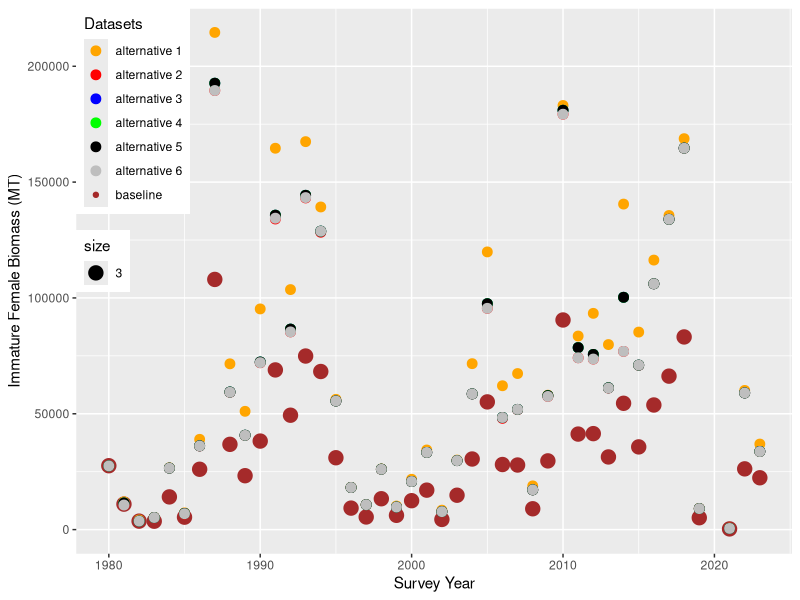
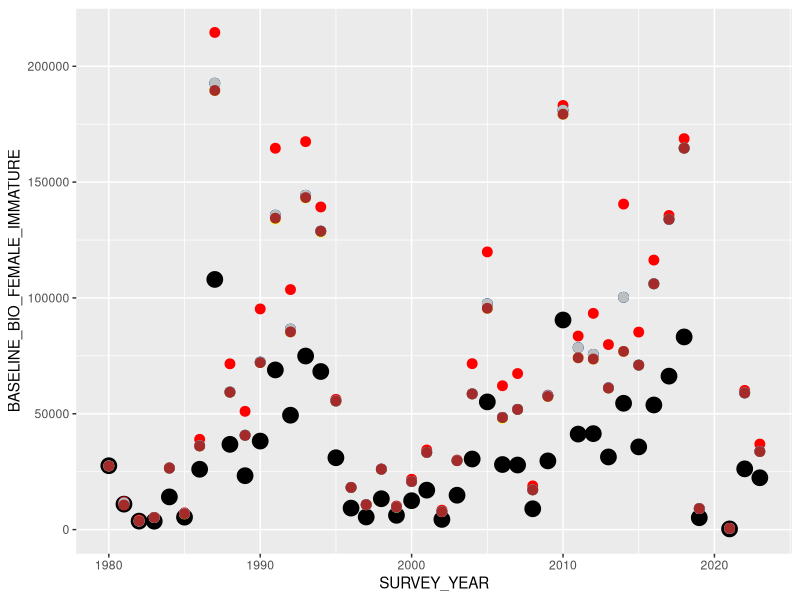

The R source for these figures, in order: (Note: this script raises an error after producing the figures.)
library(tidyverse)
library(ggplot2)
library(dplyr)

##### Import data
base_bio<-read_csv("./Data/EBS/co_bio_baseline.csv")
alt_1_bio<-read_csv("./Data/EBS/co_bio_alt_strata_1.csv")
alt_2_bio<-read_csv("./Data/EBS/co_bio_alt_strata_2.csv")
alt_3_bio<-read_csv("./Data/EBS/co_bio_alt_strata_3.csv")
alt_4_bio<-read_csv("./Data/EBS/co_bio_alt_strata_4.csv")
alt_5_bio<-read_csv("./Data/EBS/co_bio_alt_strata_5.csv")
alt_6_bio<-read_csv("./Data/EBS/co_bio_alt_strata_6.csv")

base_abun<-read_csv("./Data/EBS/co_abun_baseline.csv")
alt_1_abun<-read_csv("./Data/EBS/co_abun_alt_strata_1.csv")
alt_2_abun<-read_csv("./Data/EBS/co_abun_alt_strata_2.csv")
alt_3_abun<-read_csv("./Data/EBS/co_abun_alt_strata_3.csv")
alt_4_abun<-read_csv("./Data/EBS/co_abun_alt_strata_4.csv")
alt_5_abun<-read_csv("./Data/EBS/co_abun_alt_strata_5.csv")
alt_6_abun<-read_csv("./Data/EBS/co_abun_alt_strata_6.csv")

base_abun
#########  biomass
base_bio %>%
  select(SURVEY_YEAR, BIOMASS_FEMALE_IMMATURE, CV_BIOMASS_FEMALE_IMMATURE, CI_BIOMASS_FEMALE_IMMATURE) %>%
  rename_all(~c("SURVEY_YEAR", "BASELINE_BIO_FEMALE_IMMATURE", "BASELINE_CV_BIO_FEMALE_IMMATURE", "BASELINE_CI_BIO_FEMALE_IMMATURE")) -> base_immatfembio
  
alt_1_bio %>% 
  select(BIOMASS_FEMALE_IMMATURE, CV_BIOMASS_FEMALE_IMMATURE, CI_BIOMASS_FEMALE_IMMATURE) %>%
     rename_all(~c("ALT1_BIO_FEMALE_IMMATURE", "ALT1_CV_BIO_FEMALE_IMMATURE", "ALT1_CI_BIO_FEMALE_IMMATURE"))-> alt_1_immatfembio

alt_2_bio %>% 
  select(BIOMASS_FEMALE_IMMATURE, CV_BIOMASS_FEMALE_IMMATURE, CI_BIOMASS_FEMALE_IMMATURE) %>%
   rename_all(~c("ALT2_BIO_FEMALE_IMMATURE", "ALT2_CV_BIO_FEMALE_IMMATURE", "ALT2_CI_BIO_FEMALE_IMMATURE"))-> alt_2_immatfembio

alt_3_bio %>% 
  select(BIOMASS_FEMALE_IMMATURE, CV_BIOMASS_FEMALE_IMMATURE, CI_BIOMASS_FEMALE_IMMATURE) %>%
   rename_all(~c("ALT3_BIO_FEMALE_IMMATURE", "ALT3_CV_BIO_FEMALE_IMMATURE", "ALT3_CI_BIO_FEMALE_IMMATURE"))-> alt_3_immatfembio

alt_4_bio %>% 
  select(BIOMASS_FEMALE_IMMATURE, CV_BIOMASS_FEMALE_IMMATURE, CI_BIOMASS_FEMALE_IMMATURE) %>%
   rename_all(~c("ALT4_BIO_FEMALE_IMMATURE", "ALT4_CV_BIO_FEMALE_IMMATURE", "ALT4_CI_BIO_FEMALE_IMMATURE"))-> alt_4_immatfembio

alt_5_bio %>% 
  select(BIOMASS_FEMALE_IMMATURE, CV_BIOMASS_FEMALE_IMMATURE, CI_BIOMASS_FEMALE_IMMATURE) %>%
  rename_all(~c("ALT5_BIO_FEMALE_IMMATURE", "ALT5_CV_BIO_FEMALE_IMMATURE", "ALT5_CI_BIO_FEMALE_IMMATURE"))-> alt_5_immatfembio

alt_6_bio %>% 
  select(BIOMASS_FEMALE_IMMATURE, CV_BIOMASS_FEMALE_IMMATURE, CI_BIOMASS_FEMALE_IMMATURE) %>%
  rename_all(~c("ALT6_BIO_FEMALE_IMMATURE", "ALT6_CV_BIO_FEMALE_IMMATURE", "ALT6_CI_BIO_FEMALE_IMMATURE"))-> alt_6_immatfembio

all_bio<-as.data.frame(cbind(base_immatfembio, alt_1_immatfembio, alt_2_immatfembio, alt_3_immatfembio, 
                             alt_4_immatfembio, alt_5_immatfembio, alt_6_immatfembio))
###########

base_abun %>%
  select(SURVEY_YEAR, NUM_FEMALE_IMMATURE, CV_NUM_FEMALE_IMMATURE, CI_NUM_FEMALE_IMMATURE) %>%
  rename_all(~c("SURVEY_YEAR", "BASELINE_ABUN_FEMALE_IMMATURE", "BASELINE_CV_ABUN_FEMALE_IMMATURE","BASELINE_CI_ABUN_FEMALE_IMMATURE")) -> base_immatfemabun

alt_1_abun %>%
  select(NUM_FEMALE_IMMATURE, CV_NUM_FEMALE_IMMATURE, CI_NUM_FEMALE_IMMATURE) %>%
  rename_all(~c("ALT1_ABUN_FEMALE_IMMATURE", "ALT1_CV_ABUN_FEMALE_IMMATURE","ALT1_CI_ABUN_FEMALE_IMMATURE")) -> alt_1_immatfemabun

alt_2_abun %>%
  select(NUM_FEMALE_IMMATURE, CV_NUM_FEMALE_IMMATURE, CI_NUM_FEMALE_IMMATURE) %>%
  rename_all(~c("ALT2_ABUN_FEMALE_IMMATURE", "ALT2_CV_ABUN_FEMALE_IMMATURE","ALT2_CI_ABUN_FEMALE_IMMATURE")) -> alt_2_immatfemabun

alt_3_abun %>%
  select(NUM_FEMALE_IMMATURE, CV_NUM_FEMALE_IMMATURE, CI_NUM_FEMALE_IMMATURE) %>%
  rename_all(~c("ALT3_ABUN_FEMALE_IMMATURE", "ALT3_CV_ABUN_FEMALE_IMMATURE","ALT3_CI_ABUN_FEMALE_IMMATURE")) -> alt_3_immatfemabun

alt_4_abun %>%
  select(NUM_FEMALE_IMMATURE, CV_NUM_FEMALE_IMMATURE, CI_NUM_FEMALE_IMMATURE) %>%
  rename_all(~c("ALT4_ABUN_FEMALE_IMMATURE", "ALT4_CV_ABUN_FEMALE_IMMATURE","ALT4_CI_ABUN_FEMALE_IMMATURE")) -> alt_4_immatfemabun

alt_5_abun %>%
  select(NUM_FEMALE_IMMATURE, CV_NUM_FEMALE_IMMATURE, CI_NUM_FEMALE_IMMATURE) %>%
  rename_all(~c("ALT5_ABUN_FEMALE_IMMATURE", "ALT5_CV_ABUN_FEMALE_IMMATURE","ALT5_CI_ABUN_FEMALE_IMMATURE")) -> alt_5_immatfemabun

alt_6_abun %>%
  select(NUM_FEMALE_IMMATURE, CV_NUM_FEMALE_IMMATURE, CI_NUM_FEMALE_IMMATURE) %>%
  rename_all(~c("ALT6_ABUN_FEMALE_IMMATURE", "ALT6_CV_ABUN_FEMALE_IMMATURE","ALT6_CI_ABUN_FEMALE_IMMATURE")) -> alt_6_immatfemabun




################################ LE94 BIOMASS #########################################################################
names(all_bio)

ggplot(all_bio, aes(x=SURVEY_YEAR, y=BASELINE_BIO_FEMALE_IMMATURE, color ="baseline", size = 3))+
  geom_point()+  
  geom_point(aes(y=ALT1_BIO_FEMALE_IMMATURE, color = "alternative 1"), size = 3) +
  geom_point(aes(y=ALT2_BIO_FEMALE_IMMATURE, color = "alternative 2"), size = 3)+
  geom_point(aes(y=ALT3_BIO_FEMALE_IMMATURE, color = "alternative 3"), size = 3)+
  geom_point(aes(y=ALT4_BIO_FEMALE_IMMATURE, color = "alternative 4"), size = 3)+
  geom_point(aes(y=ALT5_BIO_FEMALE_IMMATURE, color = "alternative 5"), size = 3)+
  geom_point(aes(y=ALT6_BIO_FEMALE_IMMATURE, color = "alternative 6"), size = 3)+
  labs(colour="Datasets",y="Immature Female Biomass (MT)",x="Survey Year")+ 
  theme(legend.position = c(0, 1),legend.justification = c(0, 1))+
  scale_color_manual(values = c("orange","red", "blue", "green", "black", "grey","brown"))





ggplot(all_bio, aes(x=SURVEY_YEAR))+
  geom_point(aes(y=BASELINE_BIO_FEMALE_IMMATURE), color ="black", size = 5) +
  geom_point(aes(y=ALT1_BIO_FEMALE_IMMATURE), color = "red", size = 3) +
  geom_point(aes(y=ALT2_BIO_FEMALE_IMMATURE), color = "yellow", size = 3)+
  geom_point(aes(y=ALT3_BIO_FEMALE_IMMATURE), color = "green", size = 3)+
  geom_point(aes(y=ALT4_BIO_FEMALE_IMMATURE), color = "blue", size = 3)+
  geom_point(aes(y=ALT5_BIO_FEMALE_IMMATURE), color = "grey", size = 3)+
  geom_point(aes(y=ALT6_BIO_FEMALE_IMMATURE), color = "brown", size = 3)

################################ LE94 BIOMASS CV #########################################################################
names(all_bio)

ggplot(all_bio, aes(x=SURVEY_YEAR, y=BASELINE_CV_BIO_LE94, color ="baseline", size = 3))+
  geom_point()+  
  geom_point(aes(y=ALT1_CV_BIO_FEMALE_IMMATURE, color = "alternative 1"), size = 3) +
  geom_point(aes(y=ALT2_CV_BIO_FEMALE_IMMATURE, color = "alternative 2"), size = 3)+
  geom_point(aes(y=ALT3_CV_BIO_FEMALE_IMMATURE, color = "alternative 3"), size = 3)+
  geom_point(aes(y=ALT4_CV_BIO_FEMALE_IMMATURE, color = "alternative 4"), size = 3)+
  geom_point(aes(y=ALT5_CV_BIO_FEMALE_IMMATURE, color = "alternative 5"), size = 3)+
  geom_point(aes(y=ALT6_CV_BIO_FEMALE_IMMATURE, color = "alternative 6"), size = 3)+
  labs(colour="Datasets",y="Immature Female Biomass CV",x="Survey Year")+ 
  theme(legend.position = c(0, 1),legend.justification = c(0, 1))+
  scale_color_manual(values = c("orange","red", "blue", "green", "black","grey","brown"))


ggplot(all_bio, aes(x=SURVEY_YEAR))+
  geom_point(aes(y=BASELINE_CV_BIO_LE94), color ="black", size = 3) +
  geom_point(aes(y=ALT1_CV_BIO_FEMALE_IMMATURE), color = "red", size = 3) +
  geom_point(aes(y=ALT2_CV_BIO_FEMALE_IMMATURE), color = "orange", size = 3)+
  geom_point(aes(y=ALT3_CV_BIO_FEMALE_IMMATURE), color = "green", size = 3)+
  geom_point(aes(y=ALT4_CV_BIO_FEMALE_IMMATURE), color = "blue", size = 3)+
  geom_point(aes(y=ALT5_CV_BIO_FEMALE_IMMATURE), color = "blue", size = 3)+
  geom_point(aes(y=ALT6_CV_BIO_FEMALE_IMMATURE), color = "brown", size = 3)


################################ LE94 BIOMASS CI #########################################################################
names(all_bio)

ggplot(all_bio, aes(x=SURVEY_YEAR, y=BASELINE_CI_BIO_LE94, color ="baseline", size = 3))+
  geom_point()+  
  geom_point(aes(y=ALT1_CI_BIO_FEMALE_IMMATURE, color = "alternative 1"), size = 3)+
  geom_point(aes(y=ALT2_CI_BIO_FEMALE_IMMATURE, color = "alternative 2"), size = 3)+
  geom_point(aes(y=ALT3_CI_BIO_FEMALE_IMMATURE, color = "alternative 3"), size = 3)+
  geom_point(aes(y=ALT4_CI_BIO_FEMALE_IMMATURE, color = "alternative 4"), size = 3)+
  geom_point(aes(y=ALT5_CI_BIO_FEMALE_IMMATURE, color = "alternative 5"), size = 3)+
  geom_point(aes(y=ALT6_CI_BIO_FEMALE_IMMATURE, color = "alternative 6"), size = 3)+
  labs(colour="Datasets",y="Immature Female Biomass CI",x="Survey Year")+ 
  theme(legend.position = c(0, 1),legend.justification = c(0, 1))+
  scale_color_manual(values = c("orange","red", "blue", "green", "black", "grey","brown"))


ggplot(all_bio, aes(x=SURVEY_YEAR))+
  geom_point(aes(y=BASELINE_CI_BIO_FEMALE_IMMATURE), color ="black", size = 3)+
  geom_point(aes(y=ALT1_CI_BIO_FEMALE_IMMATURE), color = "red", size = 3)+
  geom_point(aes(y=ALT2_CI_BIO_FEMALE_IMMATURE), color = "orange", size = 3)+
  geom_point(aes(y=ALT3_CI_BIO_FEMALE_IMMATURE), color = "green", size = 3)+
  geom_point(aes(y=ALT4_CI_BIO_FEMALE_IMMATURE), color = "blue", size = 3)+
  geom_point(aes(y=ALT5_CI_BIO_FEMALE_IMMATURE), color = "grey", size = 3)+
  geom_point(aes(y=ALT6_CI_BIO_FEMALE_IMMATURE), color = "brown", size = 3)

###########################################################################################################################
#################################### calculate averages for each group/column  across all years############################


all_bio %>%
  select(where(is.numeric)) %>% 
  colMeans(na.rm = TRUE) -> all_bio_avgs

all_abun %>%
  select(where(is.numeric)) %>% 
  colMeans(na.rm = TRUE) -> all_abun_avgs

all_bio %>%
  select(BASELINE_CV_BIO_FEMALE_IMMATURE,ALT1_CV_BIO_FEMALE_IMMATURE,
         ALT2_CV_BIO_FEMALE_IMMATURE,ALT3_CV_BIO_FEMALE_IMMATURE,ALT4_CV_BIO_FEMALE_IMMATURE
         ,ALT5_CV_BIO_FEMALE_IMMATURE,ALT6_CV_BIO_FEMALE_IMMATURE) %>% 
  colMeans(na.rm = TRUE) %>%
  as.matrix()-> bio_cv_avgs

bio_cv_avgs






#################################### Deprecated method ###################################################################
#all_bio %>%
#  select(where(is.numeric)) %>%
# summarise(across(everything(), 
#                  mean,
#                  na.rm = TRUE)) ->all_bio_avgs
#all_bio_avgs

  

#################################### Deprecated method ###################################################################
#all_bio %>%
#  select(where(is.numeric)) %>%
# summarise(across(everything(), 
#                  mean,
#                  na.rm = TRUE)) ->all_bio_avgs
#all_bio_avgs
